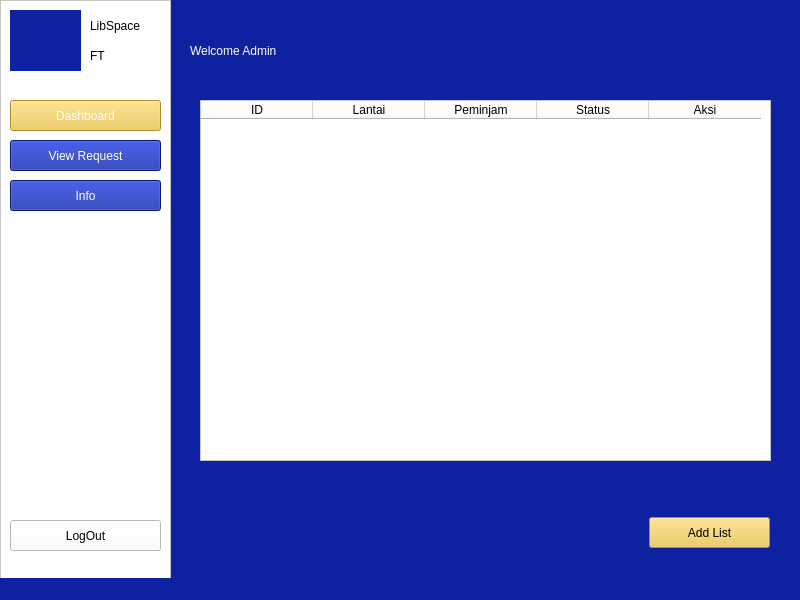
<?xml version="1.0" encoding="UTF-8"?>
<ui version="4.0">
 <class>MainWindowAdmin</class>
 <widget class="QMainWindow" name="MainWindowAdmin">
  <property name="geometry">
   <rect>
    <x>0</x>
    <y>0</y>
    <width>800</width>
    <height>600</height>
   </rect>
  </property>
  <property name="maximumSize">
   <size>
    <width>800</width>
    <height>600</height>
   </size>
  </property>
  <property name="windowTitle">
   <string>MainWindow</string>
  </property>
  <property name="styleSheet">
   <string notr="true">background-color: rgb(13, 33, 161);</string>
  </property>
  <widget class="QWidget" name="centralwidget">
   <widget class="QGraphicsView" name="rectangleAdmin">
    <property name="geometry">
     <rect>
      <x>0</x>
      <y>0</y>
      <width>171</width>
      <height>591</height>
     </rect>
    </property>
    <property name="styleSheet">
     <string notr="true">background-color: rgb(255, 255, 255);</string>
    </property>
   </widget>
   <widget class="QLabel" name="apkLabelName">
    <property name="geometry">
     <rect>
      <x>90</x>
      <y>10</y>
      <width>71</width>
      <height>31</height>
     </rect>
    </property>
    <property name="styleSheet">
     <string notr="true">font: 700 12pt &quot;Comic Sans MS&quot;;
color: rgb(0, 0, 0);
background-color: rgb(255, 255, 255);</string>
    </property>
    <property name="text">
     <string>LibSpace</string>
    </property>
    <property name="alignment">
     <set>Qt::AlignmentFlag::AlignLeading|Qt::AlignmentFlag::AlignLeft|Qt::AlignmentFlag::AlignVCenter</set>
    </property>
   </widget>
   <widget class="QPushButton" name="dashboardButton">
    <property name="geometry">
     <rect>
      <x>10</x>
      <y>100</y>
      <width>151</width>
      <height>31</height>
     </rect>
    </property>
    <property name="styleSheet">
     <string notr="true">background-color: rgb(238, 198, 67);
font: 700 10pt &quot;Century Gothic&quot;;
color: rgb(255, 255, 255);</string>
    </property>
    <property name="text">
     <string>Dashboard</string>
    </property>
   </widget>
   <widget class="QPushButton" name="viewRequestButton">
    <property name="geometry">
     <rect>
      <x>10</x>
      <y>140</y>
      <width>151</width>
      <height>31</height>
     </rect>
    </property>
    <property name="styleSheet">
     <string notr="true">background-color: rgb(13, 33, 161);
font: 700 10pt &quot;Century Gothic&quot;;
color: rgb(255, 255, 255);</string>
    </property>
    <property name="text">
     <string>View Request</string>
    </property>
   </widget>
   <widget class="QPushButton" name="infoRuanganButton">
    <property name="geometry">
     <rect>
      <x>10</x>
      <y>180</y>
      <width>151</width>
      <height>31</height>
     </rect>
    </property>
    <property name="styleSheet">
     <string notr="true">background-color: rgb(13, 33, 161);
font: 700 10pt &quot;Century Gothic&quot;;
color: rgb(255, 255, 255);</string>
    </property>
    <property name="text">
     <string>Info</string>
    </property>
   </widget>
   <widget class="QPushButton" name="logOutButton">
    <property name="geometry">
     <rect>
      <x>10</x>
      <y>520</y>
      <width>151</width>
      <height>31</height>
     </rect>
    </property>
    <property name="styleSheet">
     <string notr="true">background-color: rgb(255, 255, 255);
color: rgb(0, 0, 0);
font: 700 10pt &quot;Century Gothic&quot;;</string>
    </property>
    <property name="text">
     <string>LogOut</string>
    </property>
   </widget>
   <widget class="QLabel" name="apkLabelName_2">
    <property name="geometry">
     <rect>
      <x>190</x>
      <y>20</y>
      <width>271</width>
      <height>61</height>
     </rect>
    </property>
    <property name="styleSheet">
     <string notr="true">font: 700 26pt &quot;Comic Sans MS&quot;;
color : rgb(255, 255, 255);</string>
    </property>
    <property name="text">
     <string>Welcome Admin</string>
    </property>
    <property name="alignment">
     <set>Qt::AlignmentFlag::AlignLeading|Qt::AlignmentFlag::AlignLeft|Qt::AlignmentFlag::AlignVCenter</set>
    </property>
   </widget>
   <widget class="QTableWidget" name="inventoryTable">
    <property name="geometry">
     <rect>
      <x>200</x>
      <y>100</y>
      <width>571</width>
      <height>361</height>
     </rect>
    </property>
    <property name="styleSheet">
     <string notr="true">background-color: rgb(255, 255, 255);
color: rgb(0, 0, 0);</string>
    </property>
    <property name="rowCount">
     <number>0</number>
    </property>
    <property name="columnCount">
     <number>5</number>
    </property>
    <attribute name="horizontalHeaderMinimumSectionSize">
     <number>20</number>
    </attribute>
    <attribute name="horizontalHeaderDefaultSectionSize">
     <number>112</number>
    </attribute>
    <attribute name="verticalHeaderDefaultSectionSize">
     <number>30</number>
    </attribute>
    <column>
     <property name="text">
      <string>ID</string>
     </property>
    </column>
    <column>
     <property name="text">
      <string>Lantai</string>
     </property>
    </column>
    <column>
     <property name="text">
      <string>Peminjam</string>
     </property>
    </column>
    <column>
     <property name="text">
      <string>Status</string>
     </property>
    </column>
    <column>
     <property name="text">
      <string>Aksi</string>
     </property>
    </column>
   </widget>
   <widget class="QPushButton" name="addListButton">
    <property name="geometry">
     <rect>
      <x>649</x>
      <y>517</y>
      <width>121</width>
      <height>31</height>
     </rect>
    </property>
    <property name="styleSheet">
     <string notr="true">background-color: rgb(238, 198, 67);
font: 700 10pt &quot;Comic Sans MS&quot;;</string>
    </property>
    <property name="text">
     <string>Add List</string>
    </property>
   </widget>
   <widget class="QLabel" name="apkLabelName_3">
    <property name="geometry">
     <rect>
      <x>90</x>
      <y>40</y>
      <width>41</width>
      <height>31</height>
     </rect>
    </property>
    <property name="styleSheet">
     <string notr="true">font: 700 12pt &quot;Comic Sans MS&quot;;
color: rgb(0, 0, 0);
background-color: rgb(255, 255, 255);</string>
    </property>
    <property name="text">
     <string>FT</string>
    </property>
    <property name="alignment">
     <set>Qt::AlignmentFlag::AlignLeading|Qt::AlignmentFlag::AlignLeft|Qt::AlignmentFlag::AlignVCenter</set>
    </property>
   </widget>
   <widget class="QLabel" name="LibSpaceLogo">
    <property name="geometry">
     <rect>
      <x>10</x>
      <y>10</y>
      <width>71</width>
      <height>61</height>
     </rect>
    </property>
    <property name="text">
     <string/>
    </property>
    <property name="pixmap">
     <pixmap>../../../Downloads/LIBSPACE FT/1.png</pixmap>
    </property>
    <property name="scaledContents">
     <bool>true</bool>
    </property>
   </widget>
  </widget>
  <widget class="QMenuBar" name="menubar">
   <property name="geometry">
    <rect>
     <x>0</x>
     <y>0</y>
     <width>800</width>
     <height>17</height>
    </rect>
   </property>
  </widget>
  <widget class="QStatusBar" name="statusbar"/>
 </widget>
 <resources/>
 <connections/>
</ui>
